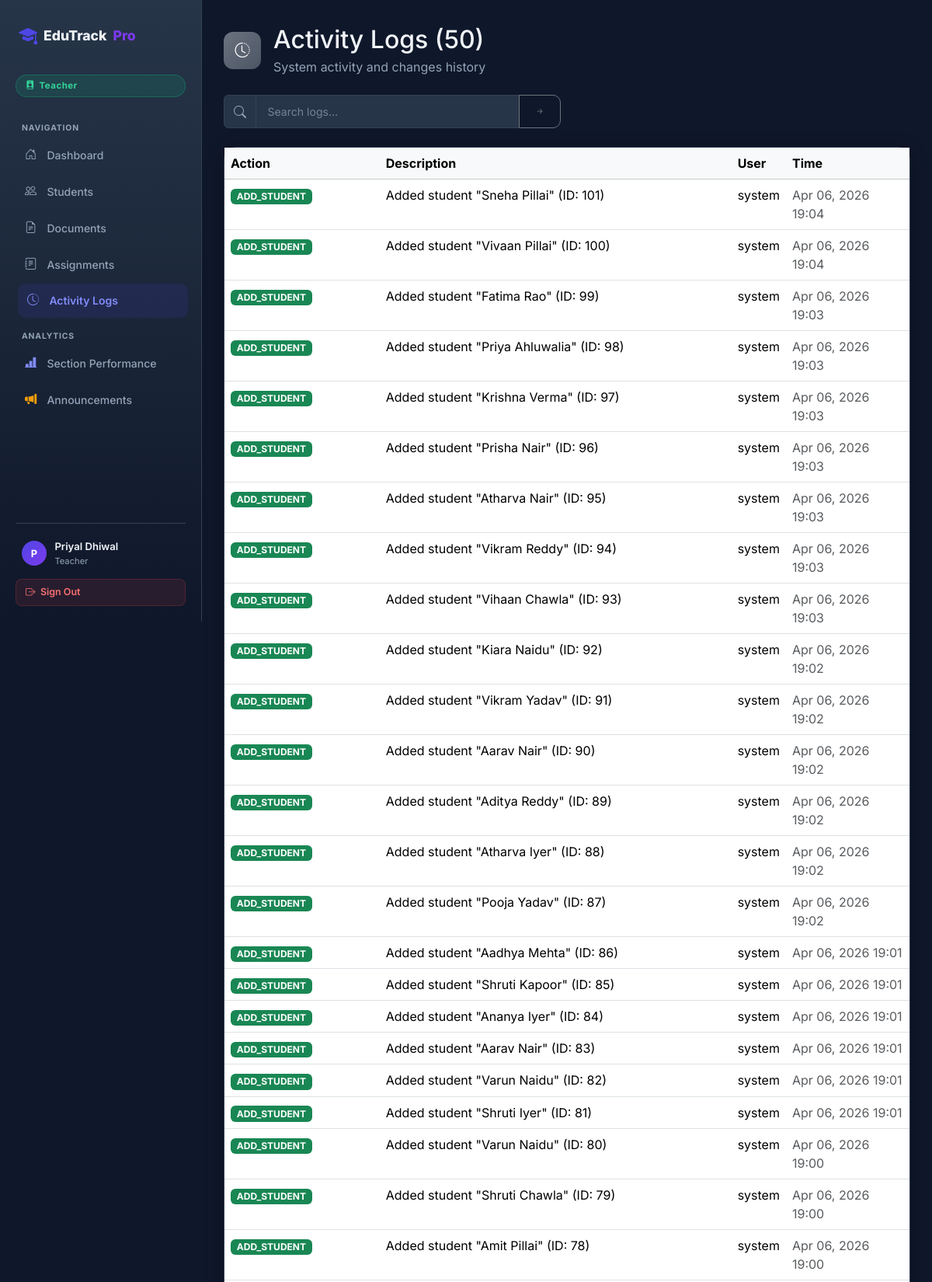
Page /logs/ (signed in, upper part) on the committed database.
### students/models.py (models this page shows, shortened)
class UserProfile(models.Model):
    user = models.OneToOneField(User, on_delete=models.CASCADE, related_name='profile')
    role = models.CharField(max_length=20, choices=ROLE_CHOICES, default=ROLE_STUDENT)

class LogEntry(models.Model):
    action      = models.CharField(max_length=50)
    user_id     = models.CharField(max_length=50, default='system')
    timestamp   = models.DateTimeField(auto_now_add=True)
    description = models.TextField()
    class Meta:
        ordering = ['-timestamp']

### students/views.py (the view)
# urls.py: path('logs/', views.logs_list, name='logs_list'),
@login_required(login_url='/login/')
def logs_list(request):
    qs = LogEntry.objects.all().order_by('-timestamp')
    q  = request.GET.get('q', '').strip()
    if q: qs = qs.filter(description__icontains=q)
    return render(request, 'students/logs.html', {'logs': qs, 'total_count': qs.count()})

### students/context_processors.py (called while the page is built)
def user_role(request):
    role = None
    is_principal = False
    if request.user.is_authenticated:
        if request.user.is_superuser:
            role = 'principal'
            is_principal = True
        else:
            try:
                role = request.user.profile.role
                is_principal = (role == 'principal')
            except Exception:
                role = 'student'
    return {
        'user_role': role,
        'is_principal': is_principal,
    }

### students/templates/students/logs.html (shortened to what this page needs)
{% extends "students/base_auth.html" %}
{% block content %}
<div class="d-flex align-items-center gap-3 mb-4">
  <div style="width:48px;height:48px;border-radius:12px;background:linear-gradient(135deg,#6b7280,#4b5563);display:flex;align-items:center;justify-content:center;">
    <i class="bi bi-clock-history" style="color:#fff;font-size:1.2rem;"></i>
  </div>
  <div>
    <h2 class="mb-1">Activity Logs ({{ total_count }})</h2>
    <p class="mb-0" style="color:var(--muted);">System activity and changes history</p>
  </div>
</div>
<div class="row g-3 mb-4">
  <div class="col-md-6">
    <form method="GET">
      <div class="input-group">
        <span class="input-group-text"><i class="bi bi-search"></i></span>
        <input type="text" class="form-control" name="q" value="{{ request.GET.q }}" placeholder="Search logs…">
        <button class="btn btn-outline-secondary" type="submit"><i class="bi bi-arrow-right-short"></i></button>
      </div>
    </form>
  </div>
</div>
<div class="card">
  <div class="table-responsive">
    <table class="table table-hover mb-0">
      <thead class="table-light">
        <tr>
          <th>Action</th>
          <th>Description</th>
          <th>User</th>
          <th>Time</th>
        </tr>
      </thead>
      <tbody>
        {% for log in logs %}
        <tr>
          <td>
            {% if 'ADD' in log.action %}
              <span class="badge bg-success">{{ log.action }}</span>
            {% elif 'UPDATE' in log.action %}
              <span class="badge bg-primary">{{ log.action }}</span>
            {% elif 'DELETE' in log.action %}
              <span class="badge bg-danger">{{ log.action }}</span>
            {% else %}
              <span class="badge bg-secondary">{{ log.action }}</span>
            {% endif %}
          </td>
          <td>{{ log.description|truncatewords:10 }}</td>
          <td>{{ log.user_id }}</td>
          <td>
            <span class="text-muted">{{ log.timestamp|date:"M d, Y H:i" }}</span>
          </td>
        </tr>
        {% endfor %}
      </tbody>
    </table>
  </div>
</div>
{% endblock %}

### students/templates/students/base_auth.html (shortened to what this page needs)
<!DOCTYPE html>
<html lang="en">
<head>
  <link href="https://cdn.jsdelivr.net/npm/bootstrap@5.3.3/dist/css/bootstrap.min.css" rel="stylesheet" />
  <link href="https://cdn.jsdelivr.net/npm/bootstrap-icons@1.11.3/font/bootstrap-icons.css" rel="stylesheet" />
</head>
<body>
<div class="sidebar" id="sidebarEl">
  <div class="sidebar-inner">
    <a class="sidebar-brand" href="{% url 'landing' %}">
      <i class="bi bi-mortarboard-fill"></i>
      EduTrack<span class="dot">Pro</span>
    </a>
    {% if request.user.is_authenticated %}
      <span class="role-badge
        {% if user_role == 'principal' %}rb-principal
        {% elif user_role == 'teacher' %}rb-teacher
        {% elif user_role == 'staff'   %}rb-staff
        {% else %}rb-student{% endif %}">
        <i class="bi
          {% if user_role == 'principal' %}bi-award-fill
          {% elif user_role == 'teacher' %}bi-person-badge-fill
          {% elif user_role == 'staff'   %}bi-person-gear
          {% else %}bi-mortarboard-fill{% endif %}"></i>
        {{ user_role|title|default:'Student' }}
      </span>
    {% endif %}
    <nav class="sidebar-nav">
      <div class="nav-section-label">Navigation</div>
      <a href="{% url 'dashboard' %}" class="{% if request.resolver_match.url_name == 'dashboard' %}active{% endif %}">
        <i class="bi bi-house-door"></i> Dashboard
      </a>
      {% if user_role != 'student' %}
      <a href="{% url 'students_list' %}" class="{% if request.resolver_match.url_name == 'students_list' %}active{% endif %}">
        <i class="bi bi-people"></i> Students
      </a>
      <a href="{% url 'documents_list' %}" class="{% if request.resolver_match.url_name == 'documents_list' %}active{% endif %}">
        <i class="bi bi-file-earmark-text"></i> Documents
      </a>
      <a href="{% url 'assignments_list' %}" class="{% if request.resolver_match.url_name == 'assignments_list' %}active{% endif %}">
        <i class="bi bi-journal-text"></i> Assignments
      </a>
      <a href="{% url 'logs_list' %}" class="{% if request.resolver_match.url_name == 'logs_list' %}active{% endif %}">
        <i class="bi bi-clock-history"></i> Activity Logs
      </a>
      {% endif %}
      {% if user_role == 'teacher' or user_role == 'principal' %}
      <div class="nav-section-label" style="margin-top:1rem;">Analytics</div>
      <a href="{% url 'section_performance' %}" class="{% if request.resolver_match.url_name == 'section_performance' %}active{% endif %}">
        <i class="bi bi-bar-chart-line-fill" style="color:#818cf8;"></i> Section Performance
      </a>
      <a href="{% url 'announcement_list' %}" class="{% if request.resolver_match.url_name == 'announcement_list' %}active{% endif %}">
        <i class="bi bi-megaphone-fill" style="color:#f59e0b;"></i> Announcements
      </a>
      {% endif %}
    </nav>
    {% if request.user.is_authenticated %}
    <div class="sidebar-user">
      <div class="user-tile">
        <div class="user-avatar">{{ request.user.username|first|upper }}</div>
        <div style="min-width:0;flex:1;">
          <div class="user-name">{{ request.user.username }}</div>
          <div class="user-role">{{ user_role|title|default:'User' }}</div>
        </div>
      </div>
      <a href="{% url 'logout' %}" class="btn-logout" id="sidebar-logout-btn">
        <i class="bi bi-box-arrow-right"></i> Sign Out
      </a>
    </div>
    {% endif %}
  </div>
</div>
<div class="main-wrap">
  {% block content %}{% endblock %}
</div>
</body>
</html>

### students/templates/students/base_auth.html (style rules this page uses)
:root { --primary: #4f46e5; --primary-dk: #3730a3; --accent: #7c3aed; --bg: #0f172a; --surface: #1e293b; --surface2: #273548; --border: #334155; --text: #f1f5f9; --muted: #94a3b8; --success: #10b981; --danger: #ef4444; --warning: #f59e0b; --info: #3b82f6; --gold: #f59e0b; }
* { box-sizing: border-box; margin: 0; padding: 0; }
body { font-family: 'Inter', sans-serif; background: var(--bg); color: var(--text); min-height: 100vh; }
.sidebar { position: fixed; left: 0; top: 0; height: 100vh; width: 260px; background: linear-gradient(180deg, var(--surface2) 0%, var(--bg) 100%); border-right: 1px solid var(--border); z-index: 1030; transition: transform 0.3s ease; display: flex; flex-direction: column; overflow: hidden; }
.sidebar-inner { padding: 1.25rem; height: 100%; overflow-y: auto; display: flex; flex-direction: column; }
.sidebar-brand { display: flex; align-items: center; gap: 0.5rem; font-weight: 800; font-size: 1.1rem; color: var(--text); text-decoration: none; margin-bottom: 1.5rem; padding: 0.5rem 0.25rem; }
.sidebar-brand i { color: var(--primary); font-size: 1.5rem; }
.sidebar-brand .dot { color: var(--accent); }
.role-badge { display: inline-flex; align-items: center; gap: 0.35rem; padding: 0.3rem 0.75rem; border-radius: 999px; font-size: 0.72rem; font-weight: 700; margin-bottom: 1.25rem; letter-spacing: 0.04em; }
.rb-teacher { background:rgba(16,185,129,0.15); color:#34d399; border:1px solid rgba(16,185,129,0.3); }
.nav-section-label { font-size: 0.65rem; font-weight: 700; color: var(--muted); text-transform: uppercase; letter-spacing: 0.08em; padding: 0 0.5rem; margin: 0.75rem 0 0.35rem; }
.sidebar-nav { flex: 1; }
.sidebar-nav a { display: flex; align-items: center; gap: 0.65rem; padding: 0.65rem 0.75rem; color: var(--muted); text-decoration: none; border-radius: 10px; margin-bottom: 0.2rem; font-size: 0.875rem; font-weight: 500; transition: all 0.2s; }
.sidebar-nav a:hover, .sidebar-nav a.active { background: rgba(79,70,229,0.12); color: var(--text); transform: translateX(3px); }
.sidebar-nav a.active { color: #818cf8; font-weight: 600; }
.sidebar-nav a i { width: 18px; font-size: 0.95rem; flex-shrink: 0; }
.sidebar-user { border-top: 1px solid var(--border); padding-top: 0.75rem; margin-top: 0.75rem; }
.user-tile { display: flex; align-items: center; gap: 0.65rem; padding: 0.5rem 0.5rem; border-radius: 10px; }
.user-avatar { width: 32px; height: 32px; border-radius: 50%; background: linear-gradient(135deg, var(--primary), var(--accent)); display: flex; align-items: center; justify-content: center; font-size: 0.8rem; font-weight: 700; color: #fff; flex-shrink: 0; }
.user-name { font-size: 0.82rem; font-weight: 600; white-space: nowrap; overflow: hidden; text-overflow: ellipsis; }
.user-role { font-size: 0.7rem; color: var(--muted); }
.btn-logout { display: flex; align-items: center; gap: 0.4rem; padding: 0.45rem 0.75rem; border-radius: 8px; background: rgba(239,68,68,0.1); border: 1px solid rgba(239,68,68,0.2); color: #f87171; font-size: 0.78rem; font-weight: 600; text-decoration: none; margin-top: 0.4rem; transition: all 0.2s; width: 100%; }
.main-wrap { margin-left: 260px; padding: 2rem 1.75rem; min-height: 100vh; transition: margin-left 0.3s; }
.card { background: var(--surface); border: 1px solid var(--border); border-radius: 16px; box-shadow: 0 4px 24px rgba(0,0,0,.3); }
.form-control, .form-select { background: var(--surface2); border: 1px solid var(--border); color: var(--text); border-radius: 10px; padding: .6rem .9rem; font-size: .88rem; transition: border-color .2s, box-shadow .2s; font-family: 'Inter', sans-serif; }
.form-control::placeholder { color: var(--muted); opacity: .7; }
.btn { font-weight: 600; font-size: .85rem; border-radius: 10px; padding: .55rem 1.2rem; transition: transform .15s, box-shadow .15s; font-family: 'Inter', sans-serif; }
.input-group-text { background: var(--surface2); border-color: var(--border); color: var(--muted); }

### rows in the picture
UserProfile: role "Teacher"
LogEntry: action "ADD_STUDENT", description "Added student \"Sneha Pillai\" (ID: 101)", user_id "system", timestamp "Apr 06, 2026 19:04"
LogEntry: action "ADD_STUDENT", description "Added student \"Vivaan Pillai\" (ID: 100)", user_id "system", timestamp "Apr 06, 2026 19:04"
LogEntry: action "ADD_STUDENT", description "Added student \"Fatima Rao\" (ID: 99)", user_id "system", timestamp "Apr 06, 2026 19:03"
LogEntry: action "ADD_STUDENT", description "Added student \"Priya Ahluwalia\" (ID: 98)", user_id "system", timestamp "Apr 06, 2026 19:03"
LogEntry: action "ADD_STUDENT", description "Added student \"Krishna Verma\" (ID: 97)", user_id "system", timestamp "Apr 06, 2026 19:03"
LogEntry: action "ADD_STUDENT", description "Added student \"Prisha Nair\" (ID: 96)", user_id "system", timestamp "Apr 06, 2026 19:03"
LogEntry: action "ADD_STUDENT", description "Added student \"Atharva Nair\" (ID: 95)", user_id "system", timestamp "Apr 06, 2026 19:03"
LogEntry: action "ADD_STUDENT", description "Added student \"Vikram Reddy\" (ID: 94)", user_id "system", timestamp "Apr 06, 2026 19:03"
LogEntry: action "ADD_STUDENT", description "Added student \"Vihaan Chawla\" (ID: 93)", user_id "system", timestamp "Apr 06, 2026 19:03"
LogEntry: action "ADD_STUDENT", description "Added student \"Kiara Naidu\" (ID: 92)", user_id "system", timestamp "Apr 06, 2026 19:02"
LogEntry: action "ADD_STUDENT", description "Added student \"Vikram Yadav\" (ID: 91)", user_id "system", timestamp "Apr 06, 2026 19:02"
LogEntry: action "ADD_STUDENT", description "Added student \"Aarav Nair\" (ID: 90)", user_id "system", timestamp "Apr 06, 2026 19:02"
LogEntry: action "ADD_STUDENT", description "Added student \"Aditya Reddy\" (ID: 89)", user_id "system", timestamp "Apr 06, 2026 19:02"
LogEntry: action "ADD_STUDENT", description "Added student \"Atharva Iyer\" (ID: 88)", user_id "system", timestamp "Apr 06, 2026 19:02"
LogEntry: action "ADD_STUDENT", description "Added student \"Pooja Yadav\" (ID: 87)", user_id "system", timestamp "Apr 06, 2026 19:02"
LogEntry: action "ADD_STUDENT", description "Added student \"Aadhya Mehta\" (ID: 86)", user_id "system", timestamp "Apr 06, 2026 19:01"
LogEntry: action "ADD_STUDENT", description "Added student \"Shruti Kapoor\" (ID: 85)", user_id "system", timestamp "Apr 06, 2026 19:01"
LogEntry: action "ADD_STUDENT", description "Added student \"Ananya Iyer\" (ID: 84)", user_id "system", timestamp "Apr 06, 2026 19:01"
LogEntry: action "ADD_STUDENT", description "Added student \"Aarav Nair\" (ID: 83)", user_id "system", timestamp "Apr 06, 2026 19:01"
LogEntry: action "ADD_STUDENT", description "Added student \"Varun Naidu\" (ID: 82)", user_id "system", timestamp "Apr 06, 2026 19:01"
LogEntry: action "ADD_STUDENT", description "Added student \"Shruti Iyer\" (ID: 81)", user_id "system", timestamp "Apr 06, 2026 19:01"
LogEntry: action "ADD_STUDENT", description "Added student \"Varun Naidu\" (ID: 80)", user_id "system", timestamp "Apr 06, 2026 19:00"
LogEntry: action "ADD_STUDENT", description "Added student \"Shruti Chawla\" (ID: 79)", user_id "system", timestamp "Apr 06, 2026 19:00"
LogEntry: action "ADD_STUDENT", description "Added student \"Amit Pillai\" (ID: 78)", user_id "system", timestamp "Apr 06, 2026 19:00"

### other values in the picture
{{ request.user.username|first|upper }} "P"
{{ request.user.username }} "Priyal Dhiwal"
{{ total_count }} "50"
